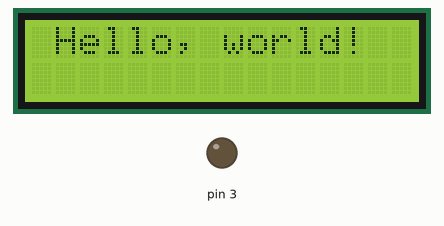
Simulated run of this sketch. Board: Arduino Uno, built with avr-gcc and run on an emulated ATmega328P. On the bench: 16×2 character LCD, output pins drawn as LEDs (lit = HIGH).

Above: at 0.26 s.
At 9.92 s:
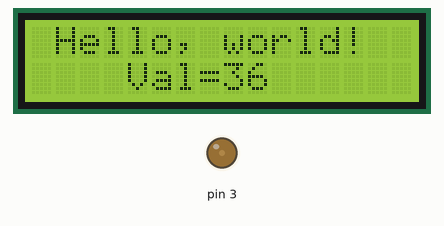
At 19.84 s:
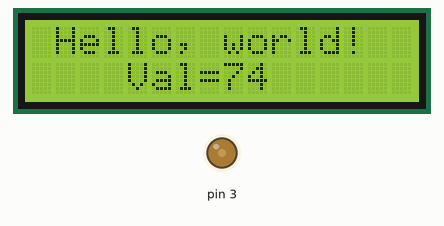
At 39.73 s:
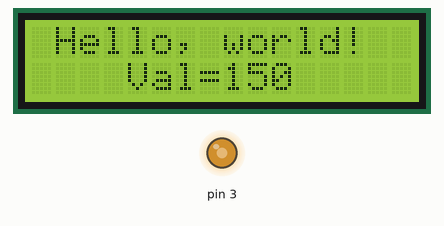
Timing chart, 0 to 40.0 s (numbered marks = the images above):
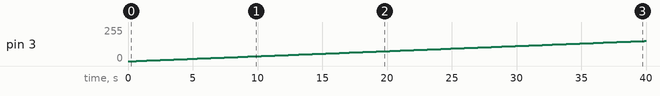

Measured:
- by itself, pin 3: moves from 0/255 to 151/255 over 39.2 s

The sketch:

LED_analogWrite.ino
```cpp
#include <Wire.h>
#include <LiquidCrystal_I2C.h>

LiquidCrystal_I2C lcd(0x27,16,2);  // set the LCD address to 0x27 for a 16 chars and 2 line display
int val;

void setup()
{
  lcd.init();                      // initialize the lcd
  lcd.init();
  // Print a message to the LCD.
  lcd.backlight();
  lcd.setCursor(1,0);
  lcd.print("Hello, world!");

  val = 0;
}


void loop()
{
  delay(250);
  analogWrite(3, val);
  lcd.setCursor(4,1);
  lcd.print("Val="+String(val)+"     ");
  val++;
  if (val > 255) {
    val = 0;
  }
}
```
